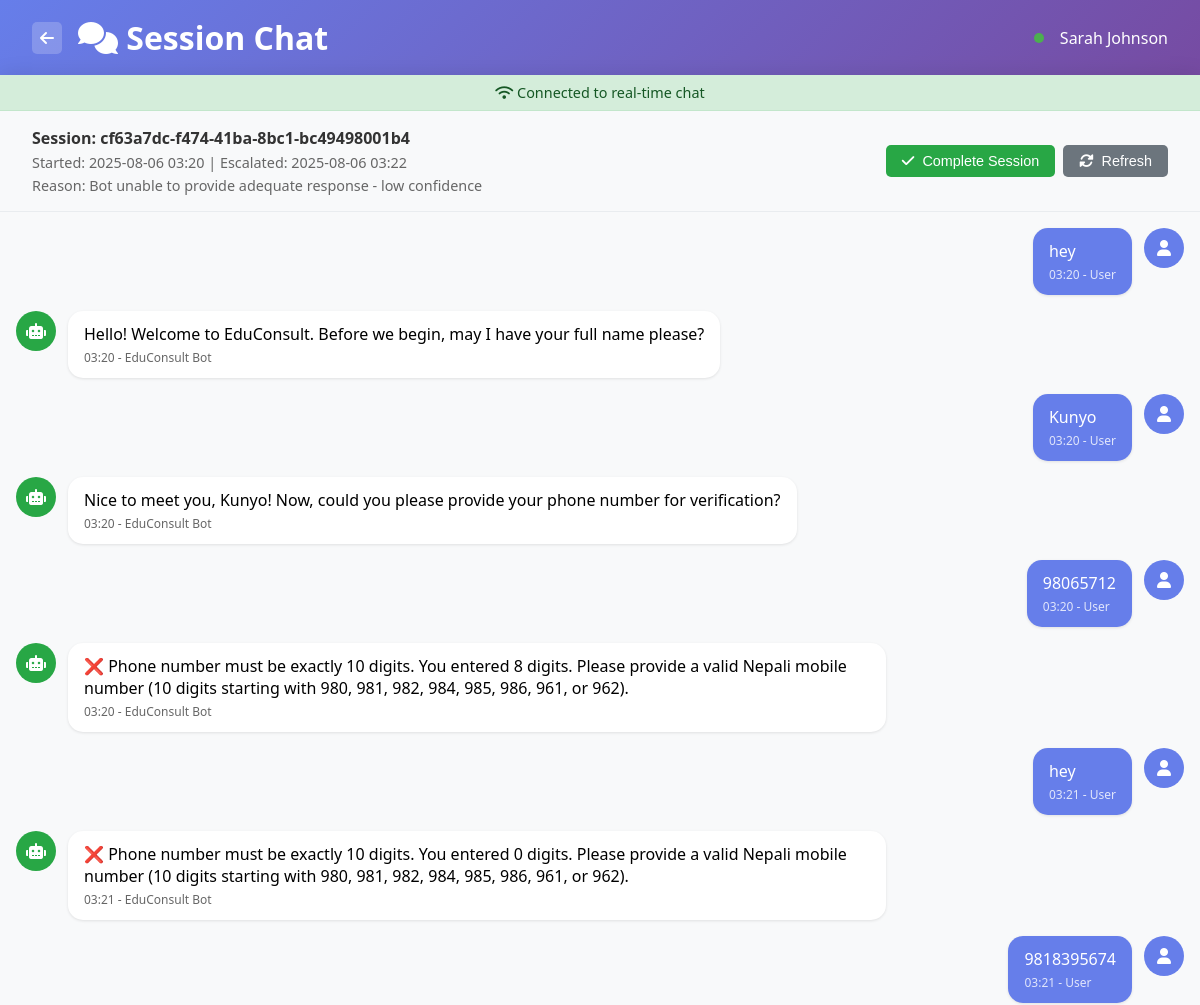
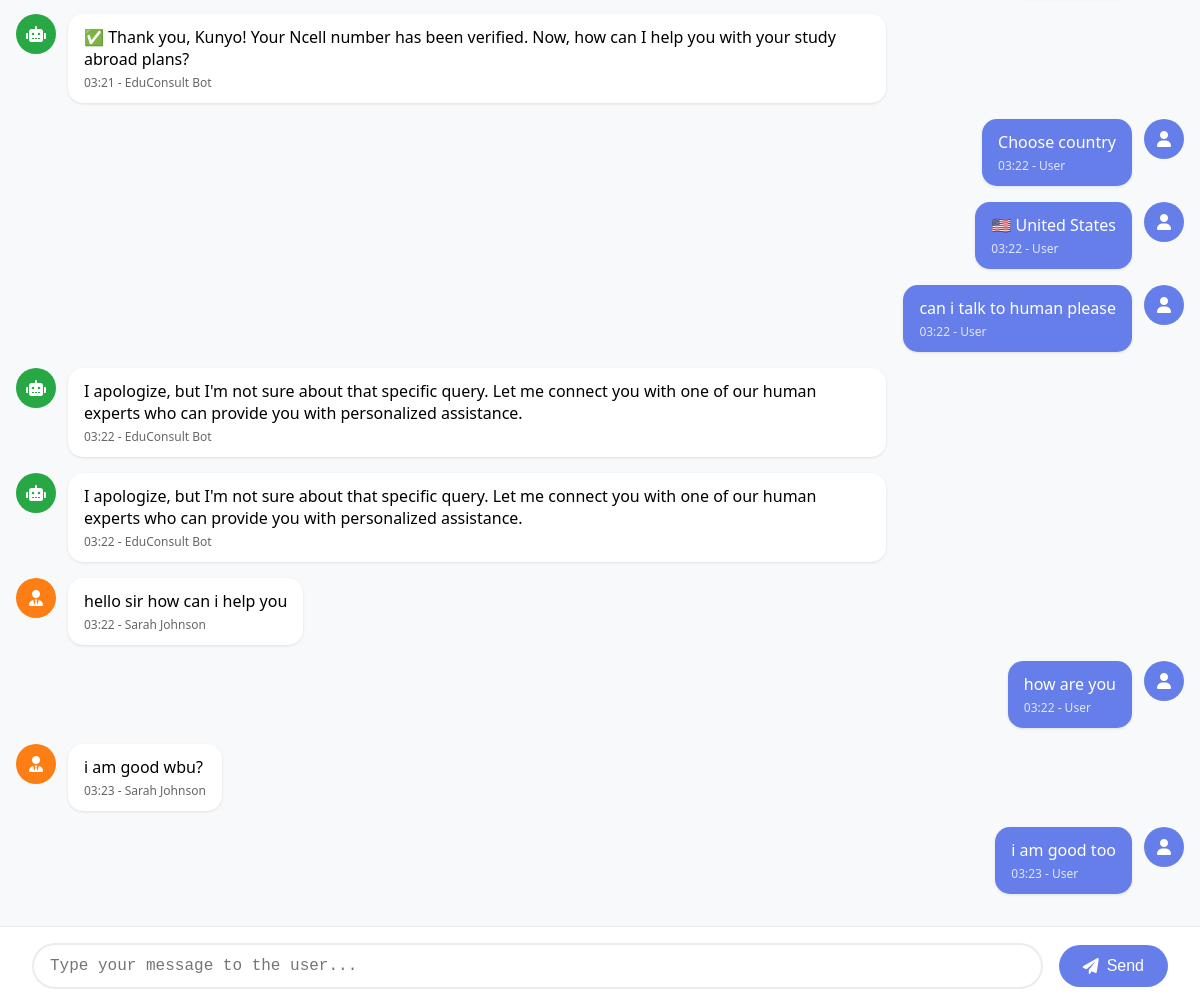
/agent/session/cf63a7dc-f474-41ba-8bc1-bc49498001b4 (signed in), run on the app's committed database (2 pictures, top to bottom).
### human_handoff/models.py (models this page shows, shortened)
class Agent(db.Model):
    __tablename__ = 'agents'
    id = db.Column(db.Integer, primary_key=True)
    agent_id = db.Column(db.String(50), unique=True, nullable=False)
    name = db.Column(db.String(100), nullable=False)
    email = db.Column(db.String(120), unique=True, nullable=False)
    phone = db.Column(db.String(20))
    specialization = db.Column(db.String(100))
    password_hash = db.Column(db.String(255), nullable=True)
    password_set = db.Column(db.Boolean, default=False)  # True if agent has set their password
    status = db.Column(db.String(20), default='available')  # available, busy, offline
    max_concurrent_sessions = db.Column(db.Integer, default=5)
    current_sessions = db.Column(db.Integer, default=0)
    created_at = db.Column(db.DateTime, default=datetime.utcnow)
    last_active = db.Column(db.DateTime, default=datetime.utcnow)
    total_sessions_handled = db.Column(db.Integer, default=0)
    average_response_time = db.Column(db.Integer, default=0)  # in seconds
    is_active = db.Column(db.Boolean, default=True)
    agent_sessions = db.relationship('AgentSession', backref='agent', lazy=True)

class ChatSession(db.Model):
    __tablename__ = 'chat_sessions'
    id = db.Column(db.Integer, primary_key=True)
    session_id = db.Column(db.String(100), unique=True, nullable=False, default=lambda: str(uuid.uuid4()))
    user_id = db.Column(db.String(100))  # Keep for backward compatibility with guest sessions
    student_id = db.Column(db.Integer, db.ForeignKey('students.id'), nullable=True)  # New FK for authenticated users
    created_at = db.Column(db.DateTime, default=datetime.utcnow)
    updated_at = db.Column(db.DateTime, default=datetime.utcnow, onupdate=datetime.utcnow)
    status = db.Column(db.String(20), default='active')  # active, closed, escalated
    requires_human = db.Column(db.Boolean, default=False)
    assigned_agent_id = db.Column(db.Integer, db.ForeignKey('agents.id'))
    escalation_reason = db.Column(db.Text)
    escalated_at = db.Column(db.DateTime)
    resolved_at = db.Column(db.DateTime)
    user_satisfaction_rating = db.Column(db.Integer)
    notes = db.Column(db.Text)
    messages = db.relationship('Message', backref='session', lazy=True, cascade='all, delete-orphan')
    assigned_agent = db.relationship('Agent', backref='assigned_sessions')
    analytics = db.relationship('SessionAnalytics', backref='session', uselist=False, cascade='all, delete-orphan')

class Message(db.Model):
    __tablename__ = 'messages'
    id = db.Column(db.Integer, primary_key=True)
    session_id = db.Column(db.String(100), db.ForeignKey('chat_sessions.session_id'), nullable=False)
    sender_type = db.Column(db.String(10), nullable=False)  # user, bot, agent
    sender_id = db.Column(db.String(100))
    message_content = db.Column(db.Text, nullable=False)
    message_type = db.Column(db.String(20), default='text')  # text, image, file, system
    timestamp = db.Column(db.DateTime, default=datetime.utcnow)
    is_fallback = db.Column(db.Boolean, default=False)
    message_metadata = db.Column(db.Text)  # JSON string for additional data

### human_handoff/agent_routes.py (the view)
@agent_bp.route('/session/<session_id>')
def session_detail(session_id):
    if 'agent_id' not in session:
        return redirect(url_for('agent.agent_login'))
    chat_session = ChatSession.query.filter_by(session_id=session_id).first()
    if not chat_session:
        return "Session not found", 404
    messages = Message.query.filter_by(session_id=session_id).order_by(Message.timestamp.asc()).all()
    agent_id = session['agent_id']
    agent = Agent.query.filter_by(agent_id=agent_id).first()
    return render_template('agent/session_detail.html',
                         session=chat_session,
                         messages=messages,
                         agent=agent)

### templates/agent/session_detail.html (shortened to what this page needs)
<!DOCTYPE html>
<html lang="en">
<head>
    <link href="https://cdnjs.cloudflare.com/ajax/libs/font-awesome/6.0.0/css/all.min.css" rel="stylesheet">
</head>
<body>
    <div class="header">
        <div class="header-left">
            <a href="/agent/dashboard" class="back-btn">
                <i class="fas fa-arrow-left"></i>
            </a>
            <h1><i class="fas fa-comments"></i> Session Chat</h1>
        </div>
        <div class="session-info">
            <div class="status-indicator"></div>
            <span>{{ agent.name }}</span>
        </div>
    </div>
    <div class="chat-container">
        <div id="connection-status" class="connection-status">
            <i class="fas fa-wifi"></i> Connected to real-time chat
        </div>
        <div class="chat-header">
            <div class="session-details">
                <div class="session-id">Session: {{ session.session_id }}</div>
                <div class="session-meta">
                    Started: {{ session.created_at.strftime('%Y-%m-%d %H:%M') if session.created_at else 'N/A' }} |
                    Escalated: {{ session.escalated_at.strftime('%Y-%m-%d %H:%M') if session.escalated_at else 'N/A' }}
                </div>
                <div class="session-meta">
                    Reason: {{ session.escalation_reason or 'Bot unable to help' }}
                </div>
            </div>
            <div class="chat-actions">
                <button class="btn btn-success" onclick="completeSession()">
                    <i class="fas fa-check"></i> Complete Session
                </button>
                <button class="btn btn-secondary" onclick="refreshMessages()">
                    <i class="fas fa-sync-alt"></i> Refresh
                </button>
            </div>
        </div>
        <div class="messages-container" id="messages-container">
            {% for message in messages %}
            <div class="message {{ message.sender_type }}">
                <div class="message-avatar">
                    {% if message.sender_type == 'user' %}
                        <i class="fas fa-user"></i>
                    {% elif message.sender_type == 'bot' %}
                        <i class="fas fa-robot"></i>
                    {% else %}
                        <i class="fas fa-user-tie"></i>
                    {% endif %}
                </div>
                <div class="message-content">
                    {{ message.message_content }}
                    <div class="message-meta">
                        {{ message.timestamp.strftime('%H:%M') if message.timestamp else 'N/A' }}
                        {% if message.sender_type == 'agent' %}
                            - {{ agent.name }}
                        {% elif message.sender_type == 'bot' %}
                            - EduConsult Bot
                        {% else %}
                            - User
                        {% endif %}
                    </div>
                </div>
            </div>
            {% endfor %}
        </div>
        <div class="input-container">
            <textarea
                id="message-input"
                class="message-input"
                placeholder="Type your message to the user..."
                rows="1"
            ></textarea>
            <button id="send-btn" class="send-btn" onclick="sendMessage()">
                <i class="fas fa-paper-plane"></i> Send
            </button>
        </div>
    </div>
</body>
</html>

### templates/agent/session_detail.html (style rules this page uses)
* { margin: 0; padding: 0; box-sizing: border-box; }
body { font-family: 'Segoe UI', Tahoma, Geneva, Verdana, sans-serif; background: #f5f6fa; height: 100vh; display: flex; flex-direction: column; }
.header { background: linear-gradient(135deg, #667eea 0%, #764ba2 100%); color: white; padding: 1rem 2rem; display: flex; justify-content: space-between; align-items: center; box-shadow: 0 2px 10px rgba(0,0,0,0.1); }
.header-left { display: flex; align-items: center; gap: 1rem; }
.back-btn { background: rgba(255,255,255,0.2); color: white; border: none; padding: 0.5rem; border-radius: 5px; cursor: pointer; text-decoration: none; display: flex; align-items: center; }
.session-info { display: flex; align-items: center; gap: 1rem; }
.status-indicator { width: 10px; height: 10px; border-radius: 50%; background: #4CAF50; }
.chat-container { flex: 1; display: flex; flex-direction: column; max-width: 1200px; margin: 0 auto; width: 100%; background: white; box-shadow: 0 0 20px rgba(0,0,0,0.1); }
.chat-header { background: #f8f9fa; padding: 1rem 2rem; border-bottom: 1px solid #e9ecef; display: flex; justify-content: space-between; align-items: center; }
.session-details { display: flex; flex-direction: column; gap: 0.25rem; }
.session-id { font-weight: 600; color: #333; }
.session-meta { font-size: 0.9rem; color: #666; }
.chat-actions { display: flex; gap: 0.5rem; }
.btn { padding: 0.5rem 1rem; border: none; border-radius: 5px; cursor: pointer; font-size: 0.9rem; text-decoration: none; display: inline-flex; align-items: center; gap: 0.5rem; transition: all 0.2s ease; }
.btn-success { background: #28a745; color: white; }
.btn-secondary { background: #6c757d; color: white; }
.messages-container { flex: 1; overflow-y: auto; padding: 1rem; background: #f8f9fa; }
.message { margin-bottom: 1rem; display: flex; align-items: flex-start; gap: 0.75rem; }
.message.user { flex-direction: row-reverse; }
.message-avatar { width: 40px; height: 40px; border-radius: 50%; display: flex; align-items: center; justify-content: center; color: white; font-weight: bold; flex-shrink: 0; }
.message.user .message-avatar { background: #667eea; }
.message.bot .message-avatar { background: #28a745; }
.message.agent .message-avatar { background: #fd7e14; }
.message-content { max-width: 70%; background: white; padding: 0.75rem 1rem; border-radius: 15px; box-shadow: 0 1px 3px rgba(0,0,0,0.1); }
.message.user .message-content { background: #667eea; color: white; }
.message-meta { font-size: 0.75rem; color: #666; margin-top: 0.25rem; }
.message.user .message-meta { color: rgba(255,255,255,0.8); }
.input-container { background: white; padding: 1rem 2rem; border-top: 1px solid #e9ecef; display: flex; gap: 1rem; align-items: center; }
.message-input { flex: 1; padding: 0.75rem 1rem; border: 2px solid #e9ecef; border-radius: 25px; font-size: 1rem; outline: none; resize: none; min-height: 44px; max-height: 120px; }
.send-btn { background: #667eea; color: white; border: none; padding: 0.75rem 1.5rem; border-radius: 25px; cursor: pointer; font-size: 1rem; display: flex; align-items: center; gap: 0.5rem; transition: background 0.2s ease; }
.connection-status { padding: 0.5rem 1rem; background: #d4edda; color: #155724; border-bottom: 1px solid #c3e6cb; text-align: center; font-size: 0.9rem; }

### data on the page
Agent: name "Sarah Johnson"
ChatSession: session_id "cf63a7dc-f474-41ba-8bc1-bc49498001b4", created_at "2025-08-06 03:20", escalated_at "2025-08-06 03:22", escalation_reason "Bot unable to provide adequate response - low confidence"
Message: sender_type "user" (drawn), message_content "hey", timestamp "03:20"
Message: sender_type "bot" (drawn), message_content "Hello! Welcome to EduConsult. Before we begin, may I have your full name please?", timestamp "03:20"
Message: sender_type "user" (drawn), message_content "Kunyo", timestamp "03:20"
Message: sender_type "bot" (drawn), message_content "Nice to meet you, Kunyo! Now, could you please provide your phone number for verification?", timestamp "03:20"
Message: sender_type "user" (drawn), message_content "98065712", timestamp "03:20"
Message: sender_type "bot" (drawn), message_content "❌ Phone number must be exactly 10 digits. You entered 8 digits. Please provide a valid Nepali mobile number (10 digits starting with 980, 981, 982, 984, 985, 986, 961, or 962).", timestamp "03:20"
Message: sender_type "user" (drawn), message_content "hey", timestamp "03:21"
Message: sender_type "bot" (drawn), message_content "❌ Phone number must be exactly 10 digits. You entered 0 digits. Please provide a valid Nepali mobile number (10 digits starting with 980, 981, 982, 984, 985, 986, 961, or 962).", timestamp "03:21"
Message: sender_type "user" (drawn), message_content "9818395674", timestamp "03:21"
Message: sender_type "bot" (drawn), message_content "✅ Thank you, Kunyo! Your Ncell number has been verified. Now, how can I help you with your study abroad plans?", timestamp "03:21"
Message: sender_type "user" (drawn), message_content "Choose country", timestamp "03:22"
Message: sender_type "user" (drawn), message_content "🇺🇸 United States", timestamp "03:22"
Message: sender_type "user" (drawn), message_content "can i talk to human please", timestamp "03:22"
Message: sender_type "bot" (drawn), message_content "I apologize, but I'm not sure about that specific query. Let me connect you with one of our human experts who can provide you with personalized assistance.", timestamp "03:22"
Message: sender_type "bot" (drawn), message_content "I apologize, but I'm not sure about that specific query. Let me connect you with one of our human experts who can provide you with personalized assistance.", timestamp "03:22"
Message: sender_type "agent" (drawn), message_content "hello sir how can i help you", timestamp "03:22"
Message: sender_type "user" (drawn), message_content "how are you", timestamp "03:22"
Message: sender_type "agent" (drawn), message_content "i am good wbu?", timestamp "03:23"
Message: sender_type "user" (drawn), message_content "i am good too", timestamp "03:23"
